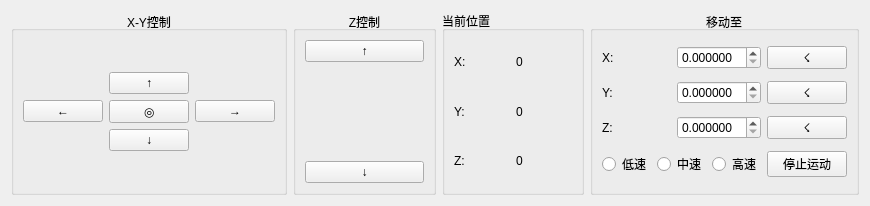
<?xml version="1.0" encoding="UTF-8"?>
<ui version="4.0">
 <class>AxisControl</class>
 <widget class="QWidget" name="AxisControl">
  <property name="geometry">
   <rect>
    <x>0</x>
    <y>0</y>
    <width>870</width>
    <height>206</height>
   </rect>
  </property>
  <property name="windowTitle">
   <string>Form</string>
  </property>
  <layout class="QHBoxLayout" name="horizontalLayout_8">
   <item>
    <widget class="QGroupBox" name="groupBox">
     <property name="title">
      <string>X-Y控制</string>
     </property>
     <property name="alignment">
      <set>Qt::AlignmentFlag::AlignCenter</set>
     </property>
     <layout class="QVBoxLayout" name="verticalLayout_3">
      <item>
       <layout class="QGridLayout" name="gridLayout">
        <item row="0" column="1">
         <widget class="QPushButton" name="pushButton">
          <property name="text">
           <string>↑</string>
          </property>
         </widget>
        </item>
        <item row="1" column="0">
         <widget class="QPushButton" name="pushButton_2">
          <property name="text">
           <string>←</string>
          </property>
         </widget>
        </item>
        <item row="1" column="1">
         <widget class="QPushButton" name="pushButton_5">
          <property name="text">
           <string>◎</string>
          </property>
         </widget>
        </item>
        <item row="1" column="2">
         <widget class="QPushButton" name="pushButton_3">
          <property name="text">
           <string>→</string>
          </property>
         </widget>
        </item>
        <item row="2" column="1">
         <widget class="QPushButton" name="pushButton_4">
          <property name="text">
           <string>↓</string>
          </property>
         </widget>
        </item>
       </layout>
      </item>
     </layout>
    </widget>
   </item>
   <item>
    <widget class="QGroupBox" name="groupBox_2">
     <property name="title">
      <string>Z控制</string>
     </property>
     <property name="alignment">
      <set>Qt::AlignmentFlag::AlignCenter</set>
     </property>
     <layout class="QVBoxLayout" name="verticalLayout">
      <item>
       <widget class="QPushButton" name="pushButton_6">
        <property name="text">
         <string>↑</string>
        </property>
       </widget>
      </item>
      <item>
       <spacer name="verticalSpacer">
        <property name="orientation">
         <enum>Qt::Orientation::Vertical</enum>
        </property>
        <property name="sizeHint" stdset="0">
         <size>
          <width>20</width>
          <height>59</height>
         </size>
        </property>
       </spacer>
      </item>
      <item>
       <widget class="QPushButton" name="pushButton_7">
        <property name="text">
         <string>↓</string>
        </property>
       </widget>
      </item>
     </layout>
    </widget>
   </item>
   <item>
    <widget class="QGroupBox" name="groupBox_4">
     <property name="title">
      <string>当前位置</string>
     </property>
     <layout class="QVBoxLayout" name="verticalLayout_4">
      <item>
       <layout class="QHBoxLayout" name="horizontalLayout_5">
        <item>
         <widget class="QLabel" name="label">
          <property name="text">
           <string>X:</string>
          </property>
         </widget>
        </item>
        <item>
         <widget class="QLabel" name="label_7">
          <property name="text">
           <string>0</string>
          </property>
         </widget>
        </item>
       </layout>
      </item>
      <item>
       <layout class="QHBoxLayout" name="horizontalLayout_6">
        <item>
         <widget class="QLabel" name="label_2">
          <property name="text">
           <string>Y:</string>
          </property>
         </widget>
        </item>
        <item>
         <widget class="QLabel" name="label_8">
          <property name="text">
           <string>0</string>
          </property>
         </widget>
        </item>
       </layout>
      </item>
      <item>
       <layout class="QHBoxLayout" name="horizontalLayout_7">
        <item>
         <widget class="QLabel" name="label_3">
          <property name="text">
           <string>Z:</string>
          </property>
         </widget>
        </item>
        <item>
         <widget class="QLabel" name="label_10">
          <property name="text">
           <string>0</string>
          </property>
         </widget>
        </item>
       </layout>
      </item>
     </layout>
    </widget>
   </item>
   <item>
    <widget class="QGroupBox" name="groupBox_3">
     <property name="title">
      <string>移动至</string>
     </property>
     <property name="alignment">
      <set>Qt::AlignmentFlag::AlignCenter</set>
     </property>
     <layout class="QVBoxLayout" name="verticalLayout_2">
      <item>
       <layout class="QHBoxLayout" name="horizontalLayout">
        <item>
         <widget class="QLabel" name="label_4">
          <property name="text">
           <string>X:</string>
          </property>
         </widget>
        </item>
        <item>
         <widget class="QDoubleSpinBox" name="doubleSpinBox">
          <property name="decimals">
           <number>6</number>
          </property>
         </widget>
        </item>
        <item>
         <widget class="QPushButton" name="pushButton_8">
          <property name="text">
           <string>☇</string>
          </property>
         </widget>
        </item>
       </layout>
      </item>
      <item>
       <layout class="QHBoxLayout" name="horizontalLayout_2">
        <item>
         <widget class="QLabel" name="label_5">
          <property name="text">
           <string>Y:</string>
          </property>
         </widget>
        </item>
        <item>
         <widget class="QDoubleSpinBox" name="doubleSpinBox_2">
          <property name="decimals">
           <number>6</number>
          </property>
         </widget>
        </item>
        <item>
         <widget class="QPushButton" name="pushButton_9">
          <property name="text">
           <string>☇</string>
          </property>
         </widget>
        </item>
       </layout>
      </item>
      <item>
       <layout class="QHBoxLayout" name="horizontalLayout_3">
        <item>
         <widget class="QLabel" name="label_6">
          <property name="text">
           <string>Z:</string>
          </property>
         </widget>
        </item>
        <item>
         <widget class="QDoubleSpinBox" name="doubleSpinBox_3">
          <property name="decimals">
           <number>6</number>
          </property>
         </widget>
        </item>
        <item>
         <widget class="QPushButton" name="pushButton_10">
          <property name="text">
           <string>☇</string>
          </property>
         </widget>
        </item>
       </layout>
      </item>
      <item>
       <layout class="QHBoxLayout" name="horizontalLayout_4">
        <item>
         <widget class="QRadioButton" name="radioButton_2">
          <property name="text">
           <string>低速</string>
          </property>
         </widget>
        </item>
        <item>
         <widget class="QRadioButton" name="radioButton">
          <property name="text">
           <string>中速</string>
          </property>
         </widget>
        </item>
        <item>
         <widget class="QRadioButton" name="radioButton_3">
          <property name="text">
           <string>高速</string>
          </property>
         </widget>
        </item>
        <item>
         <widget class="QPushButton" name="pushButton_12">
          <property name="text">
           <string>停止运动</string>
          </property>
         </widget>
        </item>
       </layout>
      </item>
     </layout>
    </widget>
   </item>
  </layout>
 </widget>
 <resources/>
 <connections/>
</ui>
